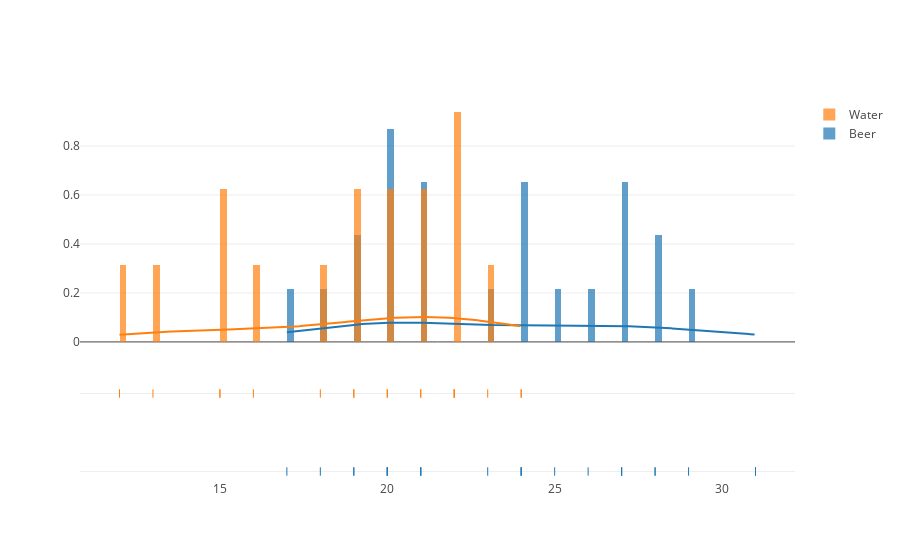

The cell this chart's notebook holds for it:
### Markdown cell above
As we can see from the side-by-side bar graph, the median of mosquito bites for those who consume beer (24) is greater than the median of mosquito bites for those who consume water (20).

All of the statistical values for beer are greater than that of the water suggesting that the beer consumption leads to a higher bites from mosquitos.

Distribution for water is skewed to the left as given by the higher distance between median and Q1; this skewness suggests that the dataset is predominantly filled by values that have a low number of mosquito bites. Distribution for beer is quite symmetric and seems to be generally normally distributed given by nearly equal distance between MIn, Q1, Median, Q3, and Max.

### Code cell
import plotly.figure_factory as ff

# Add histogram data
x1 = df_beer["Response"]
x2 = df_water["Response"]

# Group data together
hist_data = [x1, x2]

group_labels = ['Beer', 'Water']

# Create distplot with custom bin_size
fig = ff.create_distplot(hist_data, group_labels, bin_size=.2)

# Plot!
py.iplot(fig, filename='Distplot with Multiple Datasets')

### Figure 1 — Plotly figure (JSON) as saved in the notebook; plotly's stock layout.template omitted (floating-point values rounded to 4 significant figures; data arrays with more than 128 entries replaced by an {"elided": "..."} marker saying what was removed)
{"data": [{"autobinx": false, "histnorm": "probability density", "legendgroup": "Beer", "marker": {"color": "rgb(31, 119, 180)"}, "name": "Beer", "opacity": 0.7, "type": "histogram", "uid": "228b809a-bfa6-11e8-bf10-b3cf2681d539", "x": [27, 20, 21, 26, 27, 31, 24, 21, 20, 19, 23, 24, 28, 19, 24, 29, 18, 20, 17, 31, 20, 25, 28, 21, 27], "xaxis": "x", "xbins": {"end": 31, "size": 0.2, "start": 17}, "yaxis": "y"}, {"autobinx": false, "histnorm": "probability density", "legendgroup": "Water", "marker": {"color": "rgb(255, 127, 14)"}, "name": "Water", "opacity": 0.7, "type": "histogram", "uid": "228b82ac-bfa6-11e8-bf10-b3cf2681d539", "x": [21, 22, 15, 12, 21, 16, 19, 15, 22, 24, 19, 23, 13, 22, 20, 24, 18, 20], "xaxis": "x", "xbins": {"end": 24, "size": 0.2, "start": 12}, "yaxis": "y"}, {"legendgroup": "Beer", "marker": {"color": "rgb(31, 119, 180)"}, "mode": "lines", "name": "Beer", "showlegend": false, "type": "scatter", "uid": "228b83ba-bfa6-11e8-bf10-b3cf2681d539", "x": {"elided": "500 float values"}, "xaxis": "x", "y": {"elided": "500 float values"}, "yaxis": "y"}, {"legendgroup": "Water", "marker": {"color": "rgb(255, 127, 14)"}, "mode": "lines", "name": "Water", "showlegend": false, "type": "scatter", "uid": "228b84be-bfa6-11e8-bf10-b3cf2681d539", "x": {"elided": "500 float values"}, "xaxis": "x", "y": {"elided": "500 float values"}, "yaxis": "y"}, {"legendgroup": "Beer", "marker": {"color": "rgb(31, 119, 180)", "symbol": "line-ns-open"}, "mode": "markers", "name": "Beer", "showlegend": false, "type": "scatter", "uid": "228b859a-bfa6-11e8-bf10-b3cf2681d539", "x": [27, 20, 21, 26, 27, 31, 24, 21, 20, 19, 23, 24, 28, 19, 24, 29, 18, 20, 17, 31, 20, 25, 28, 21, 27], "xaxis": "x", "y": ["Beer", "Beer", "Beer", "Beer", "Beer", "Beer", "Beer", "Beer", "Beer", "Beer", "Beer", "Beer", "Beer", "Beer", "Beer", "Beer", "Beer", "Beer", "Beer", "Beer", "Beer", "Beer", "Beer", "Beer", "Beer"], "yaxis": "y2"}, {"legendgroup": "Water", "marker": {"color": "rgb(255, 127, 14)", "symbol": "line-ns-open"}, "mode": "markers", "name": "Water", "showlegend": false, "type": "scatter", "uid": "228b8662-bfa6-11e8-bf10-b3cf2681d539", "x": [21, 22, 15, 12, 21, 16, 19, 15, 22, 24, 19, 23, 13, 22, 20, 24, 18, 20], "xaxis": "x", "y": ["Water", "Water", "Water", "Water", "Water", "Water", "Water", "Water", "Water", "Water", "Water", "Water", "Water", "Water", "Water", "Water", "Water", "Water"], "yaxis": "y2"}], "layout": {"barmode": "overlay", "hovermode": "closest", "legend": {"traceorder": "reversed"}, "xaxis": {"anchor": "y2", "domain": [0, 1], "zeroline": false}, "yaxis": {"anchor": "free", "domain": [0.35, 1], "position": 0}, "yaxis2": {"anchor": "x", "domain": [0, 0.25], "dtick": 1, "showticklabels": false}}}
